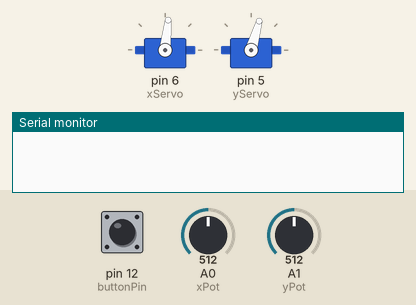
Simulated run of this sketch. Board: Arduino Uno, built with avr-gcc and run on an emulated ATmega328P. Shown: 2 × servo, the last lines printed to the serial monitor. The test bench sets the inputs (shaded band); at power-on: pin 12 (buttonPin) LOW, A0 (xPot) = 512, A1 (yPot) = 512.

Above: at 1.2 s.
1.3 s: pin 12 (buttonPin) pulled HIGH for 0.15 s
4.3 s: A0 (xPot) set to 716
7.3 s: A1 (yPot) set to 716
At 7.8 s:
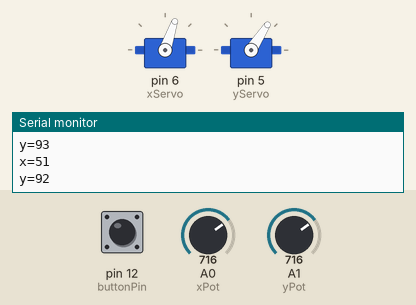
8.8 s: A0 (xPot) set to 900
At 10.0 s:
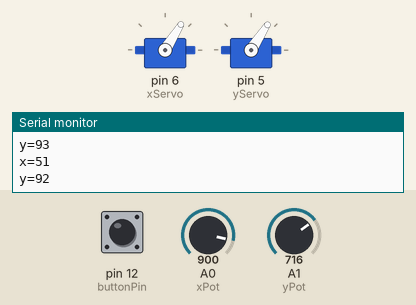
10.3 s: A1 (yPot) set to 1023
At 11.3 s:
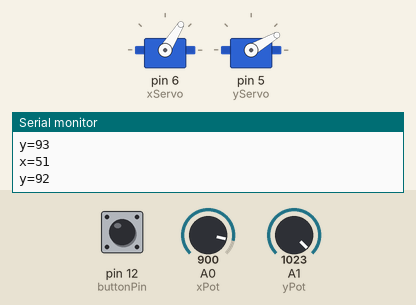
11.8 s: A0 (xPot) set to 511
At 12.4 s:
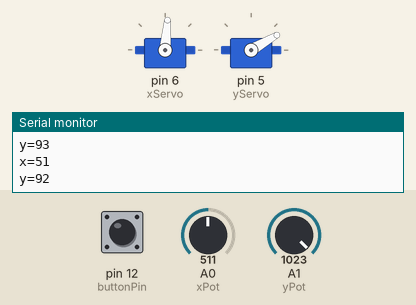
Timing chart, 0 to 14.3 s (numbered marks = the images above; inputs shaded):
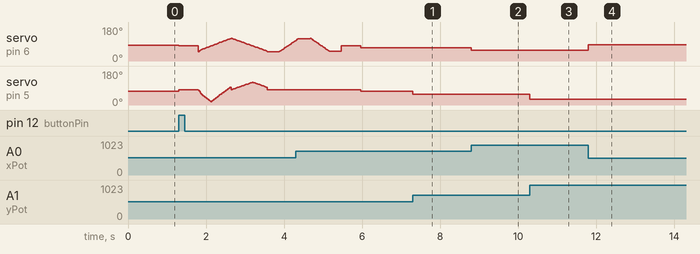

The sketch:

animatronic_eyes.ino
```cpp
//Hannah Ronan
//December 10, 2020
//This program controls a set of animatronic eyes using 2 servos which affect the left/right and up/down movement of the eyes
//


#include <Servo.h>
Servo xServo;
Servo yServo;
int xPot = A0;//The potentiometer for the x axis is on analog pin 0
int yPot = A1;//The potentiometer for the y axis is on analog pin 1
int xVal = 0;//This will hold the desired x position of the x servo
int yVal = 0;//This will hold the desired y position of the y servo
int buttonPin = 12;

void setup() {
  // put your setup code here, to run once:
xServo.attach(6);
yServo.attach(5);
pinMode(xPot, INPUT);
pinMode(yPot, INPUT);
Serial.begin(9600);
}

void loop() {
  // put your main code here, to run repeatedly:
xVal = analogRead(xPot); //Read the value from the potentiometer and store it in the xVal variable.
xVal = map(xVal,1023,0,50,120); //Map the value to an angle between 50 and 120 degrees, this is the range of rotation for the left and right movement of the eyes
yVal = analogRead(yPot); //Read the value from the potentiometer and store it in the yVal variable.
yVal = map(yVal,1023,0,30,120); //Map the value to an angle between 30 and 120 degrees, this is the range of rotation for the up and down movement of the eyes
xServo.write(xVal);//write to the servo using the mapped angle for the x axis
yServo.write(yVal);//write to the servo using the mapped angle for the y axis

if (digitalRead(buttonPin)== HIGH) {
  eyeMove();
  }
}


void eyeMove() {
  //A preset sequence of eye movements that plays when the button is pressed
  xServo.write(80);//move the xservo to the default position, facing forwards
  yServo.write(80);//move the yservo to the default position, facing forwards
  delay (500);
  int y = 80;
  for (int x=50; x<120;x++) {
    //roll the eyes
      if (x>80){
        y= y+2;
       }
       else {
        y=y-2;
        }
       Serial.print("x=");
       Serial.println(x);
       Serial.print("y=");
       Serial.println(y);
      yServo.write(y);
      xServo.write(x);
      delay (7);
    }
  y=80;
  for (int x=120; x>50;x--) {
    //roll the eyes downward
      if (x<80){
        y= y-1;
       }
       else {
        y=y+1;
        }
       Serial.print("x=");
       Serial.println(x);
       Serial.print("y=");
       Serial.println(y);
      yServo.write(y);
      xServo.write(x);
      delay (7);
    }
    yServo.write(80);
    xServo.write(50);
    delay(300);
    for (int x=50; x<120;x++) {
      //move the eyes from left to right
      xServo.write(x);
      delay (7);
      }
      delay(300);
    for (int x=120; x>50;x--) {
      //move the eyes from right to left
      xServo.write(x);
      delay (7);
      }
      delay(300);
  xServo.write(80);//move the xservo to the default position, facing forwards
  yServo.write(80);//move the yservo to the default position, facing forwards
  delay (500);
  }
```

Measured:
- after the input at 7.3 s, servo on pin 5 (yServo): 74° → 57° at once
- after the input at 8.8 s, servo on pin 6 (xServo): 71° → 58° at once
- after the input at 10.3 s, servo on pin 5 (yServo): 57° → 30° at once
- after the input at 11.8 s, servo on pin 6 (xServo): 58° → 85° at once
